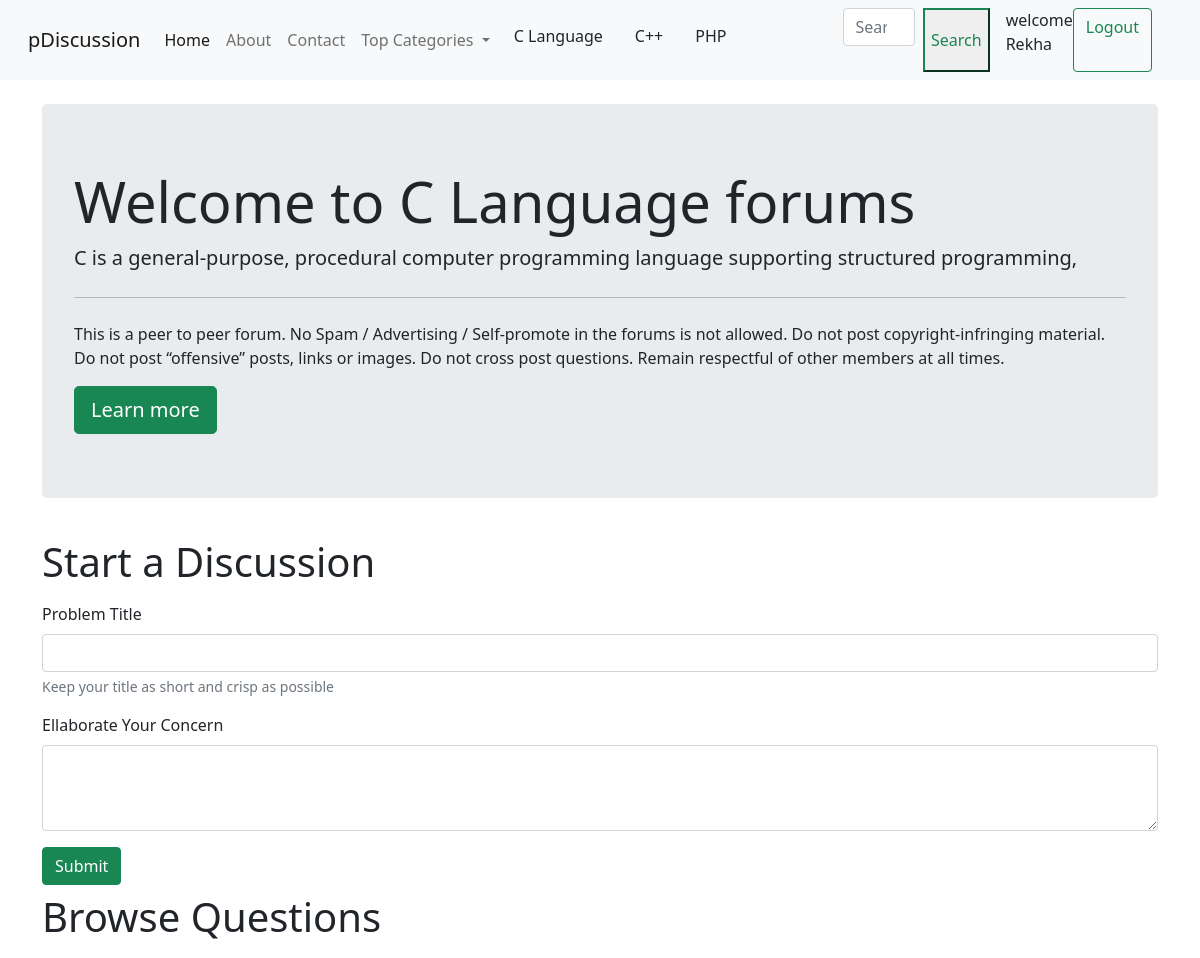
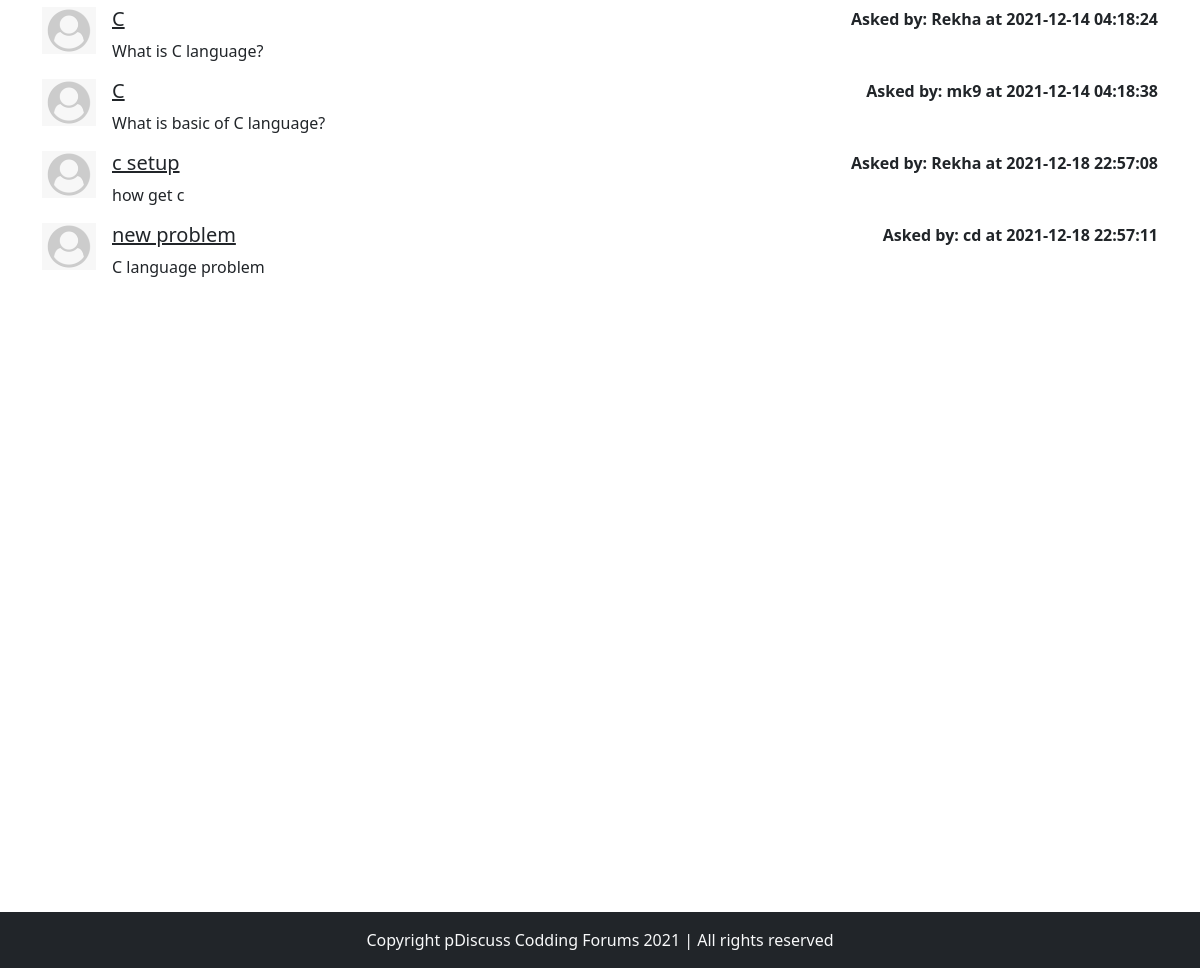
The page /threadlist.php?catid=1 (signed in) on the database its author committed (2 pictures, top to bottom).
### tables this page shows
CREATE TABLE `categories` (
  `id` int(7) NOT NULL,
  `name` varchar(255) NOT NULL,
  `description` text NOT NULL,
  `dt` datetime NOT NULL DEFAULT current_timestamp()
);

CREATE TABLE `threads` (
  `thread_id` int(7) NOT NULL,
  `thread_title` varchar(255) NOT NULL,
  `thread_desc` text NOT NULL,
  `thread_cat_id` int(7) NOT NULL,
  `thread_user_id` int(7) NOT NULL,
  `timestamp` timestamp NOT NULL DEFAULT current_timestamp() ON UPDATE current_timestamp()
);

CREATE TABLE `users` (
  `id` int(7) NOT NULL,
  `username` varchar(30) NOT NULL,
  `password` text NOT NULL,
  `dt` datetime NOT NULL DEFAULT current_timestamp()
);

### threadlist.php (the view, shortened to what this page needs)
<!doctype html>
<html lang="en">
<head>
    <link rel="stylesheet" href="https://stackpath.bootstrapcdn.com/bootstrap/4.5.0/css/bootstrap.min.css"
>
</head>
<body>
    <?php include 'partials/_header.php';?>
    <?php
        $id = $_GET['catid'];
        $sql = "SELECT * FROM `categories` WHERE id=$id";
        $result = mysqli_query($conn, $sql);
        while($row = mysqli_fetch_assoc($result)){
            $catname = $row['name'];
            $catdesc = $row['description'];
        }
    ?>
    <div class="container my-4">
        <div class="jumbotron">
            <h1 class="display-4">Welcome to <?php echo $catname;?> forums</h1>
            <p class="lead"> <?php echo $catdesc;?></p>
            <hr class="my-4">
            <p>This is a peer to peer forum. No Spam / Advertising / Self-promote in the forums is not allowed. Do not
                post copyright-infringing material. Do not post “offensive” posts, links or images. Do not cross post
                questions. Remain respectful of other members at all times.</p>
            <a class="btn btn-success btn-lg" href="#" role="button">Learn more</a>
        </div>
    </div>
    <?php
    if(isset($_SESSION['loggedin']) && $_SESSION['loggedin']==true)
    {
        echo
        '<div class="container">
                <h1 class="py-2">Start a Discussion</h1>
                <form action="'. $_SERVER["REQUEST_URI"] . '" method="post">
                    <div class="form-group">
                        <label for="exampleInputEmail1">Problem Title</label>
                        <input type="text" class="form-control" id="title" name="title" aria-describedby="emailHelp">
                        <small id="emailHelp" class="form-text text-muted">Keep your title as short and crisp as
                            possible</small>
                    </div>
                    <div class="form-group">
                        <input type="hidden" name="id" value="' . $_SESSION['id']  . '">
                        <label for="exampleFormControlTextarea1">Ellaborate Your Concern</label>
                        <textarea class="form-control" id="desc" name="desc" rows="3"></textarea>
                    </div>
                    <button type="submit" class="btn btn-success">Submit</button>
               </form>
        </div>';
     }
     else
     {
        echo '<div class="container">
        <h1 class="py-2">Start a Discussion</h1>
        <p class="lead">You are not logged in. Please login to be able to start a Discussion</p>
    </div>';
     }
  ?>
    <div class="container mb-5" id="ques">
        <h1 class="py-2">Browse Questions</h1>
        <?php
            $id=$_GET['catid'];
            $sql="SELECT * FROM `threads` WHERE thread_cat_id=$id";
            $result=mysqli_query($conn,$sql);
            while($row=mysqli_fetch_assoc($result)){
                $id=$row['thread_id'];
                $title=$row['thread_title'];
                $desc=$row['thread_desc'];
                $thread_time=$row['timestamp'];
                $thread_user_id=$row['thread_user_id'];
                $sql2="SELECT username FROM `users` WHERE id='$thread_user_id'";
                $result2=mysqli_query($conn,$sql2);
                $row2=mysqli_fetch_assoc($result2);
              echo '<div class="media my-3">
                    <img src="img/userdefault.png" width="54px" class="mr-3" alt="..." align="left"><div class="media-body"> <h5 class="mt-0"> <a class="text-dark" href="thread.php?threadid=' . $id. '">'. $title . ' </a></h5>' . $desc . ' </div>' . '<div class="font-weight-bold my-0">Asked by: '. $row2['username'] . ' at '. $thread_time. '</div>
                    </div>';
            }
     ?>
    </div>
    <?php include 'partials/_footer.php';?>
</body>
</html>

### partials/_nav.php (shortened to what this page needs)
<?php
include '_dbconnect.php';
echo '
<nav class="navbar navbar-expand-lg navbar-light bg-light">
<div class="container-fluid">
    <a class="navbar-brand" href="/forum/index.php">pDiscussion</a>
    <button class="navbar-toggler" type="button" data-bs-toggle="collapse" data-bs-target="#navbarSupportedContent" aria-controls="navbarSupportedContent" aria-expanded="false" aria-label="Toggle navigation">
    <span class="navbar-toggler-icon"></span>
    </button>
    <div class="collapse navbar-collapse" id="navbarSupportedContent">
    <ul class="navbar-nav me-auto mb-2 mb-lg-0">
        <li class="nav-item">
        <a class="nav-link active" aria-current="page" href="/forum">Home</a>
        </li>
        <li class="nav-item">
        <a class="nav-link" href="about.php">About</a>
        </li>
        <li class="nav-item">
        <a  class="nav-link" href="contact.php">Contact</a>
        </li>
        <li class="nav-item dropdown">
        <a class="nav-link dropdown-toggle" href="#" id="navbarDropdown" role="button" data-toggle="dropdown" aria-haspopup="true" aria-expanded="false">
           Top Categories
        </a>
        <div class="dropdown-menu" aria-labelledby="navbarDropdown">';
          $sql="SELECT * FROM `categories` LIMIT 3";
            $result=mysqli_query($conn,$sql);
            while($row=mysqli_fetch_assoc($result))
            {
                $id=$row['id'];
                $cat=$row['name'];
            echo '<li><a class="dropdown-item"  href="threadlist.php?catid= ' . $id . '">' . $cat . '</a></li>';
            }
        echo'</div>
    </ul>
    <div class="row mx-2">';
    if(isset($_SESSION['loggedin']) && $_SESSION['loggedin']==true)
    {
        echo ' <form class="d-flex" method="get" action="search.php">
        <input class="form-control me-2" type="search" name="search" placeholder="Search" aria-label="Search">
        <button class="btn-outline-success custom-btn-class" type="submit">Search</button>
        <p class="text-light my-0 mx-2"><p class="text-dark"> welcome '.$_SESSION['username'].'</p>
        <a href="partials/_logout.php" class="btn btn-outline-success" type="submit">Logout</a>
        </form>';
    }
    echo'
         </div>
         </div>
         </nav>';
?>

### threadlist.php (style rules this page uses)
#ques { min-height: 433px; }

### rows shown on the page
categories: name "C Language", description "C is a general-purpose, procedural computer programming language supporting structured programming,"
categories: name "C++"
categories: name "PHP"
threads: thread_title "C", thread_desc "What is C language?", users.username "Rekha", timestamp "2021-12-14 04:18:24"
threads: thread_title "C", thread_desc "What is basic of C language?", users.username "mk9", timestamp "2021-12-14 04:18:38"
threads: thread_title "c setup", thread_desc "how get c", users.username "Rekha", timestamp "2021-12-18 22:57:08"
threads: thread_title "new problem", thread_desc "C language problem", users.username "cd", timestamp "2021-12-18 22:57:11"

### other values the page prints
$_SESSION['username'] "Rekha"
